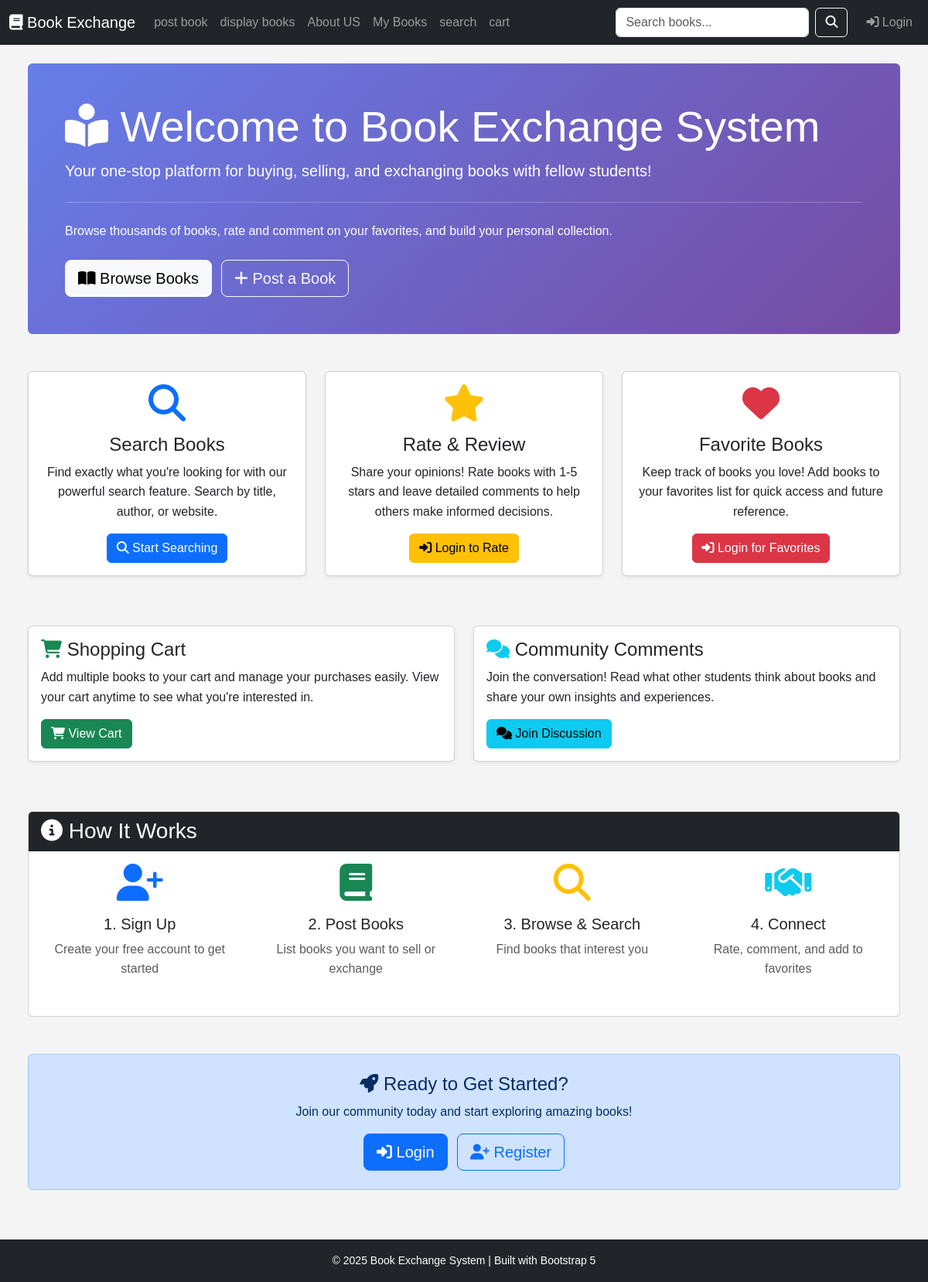
The page / on the database its author committed.
### bookMng/models.py (models this page shows, shortened)
class MainMenu(models.Model):
    item = models.CharField(max_length=300, unique=True)
    link = models.CharField(max_length=300, unique=True)

### bookMng/views.py (the view)
# urls.py: path("", views.index, name="index"),
def index(request):
    return render(
        request, "bookMng/index.html",
        {"item_list": MainMenu.objects.all()}
    )

### bookEx/templates/bookMng/index.html (shortened to what this page needs)
{% extends "base.html" %}
{% block content %}
<div class="container-fluid">
    <div class="jumbotron bg-primary text-white p-5 rounded mb-5">
        <h1 class="display-4"><i class="fas fa-book-reader"></i> Welcome to Book Exchange System</h1>
        <p class="lead">Your one-stop platform for buying, selling, and exchanging books with fellow students!</p>
        <hr class="my-4 bg-white">
        <p>Browse thousands of books, rate and comment on your favorites, and build your personal collection.</p>
        <div class="mt-4">
            <a class="btn btn-light btn-lg me-2" href="/displaybooks" role="button">
                <i class="fas fa-book-open"></i> Browse Books
            </a>
            <a class="btn btn-outline-light btn-lg" href="/postbook" role="button">
                <i class="fas fa-plus"></i> Post a Book
            </a>
        </div>
    </div>
    <div class="row mb-5">
        <div class="col-md-4 mb-3">
            <div class="card h-100 text-center shadow-sm">
                <div class="card-body">
                    <i class="fas fa-search fa-3x text-primary mb-3"></i>
                    <h4 class="card-title">Search Books</h4>
                    <p class="card-text">Find exactly what you're looking for with our powerful search feature. Search by title, author, or website.</p>
                    <a href="/search" class="btn btn-primary">
                        <i class="fas fa-search"></i> Start Searching
                    </a>
                </div>
            </div>
        </div>
        <div class="col-md-4 mb-3">
            <div class="card h-100 text-center shadow-sm">
                <div class="card-body">
                    <i class="fas fa-star fa-3x text-warning mb-3"></i>
                    <h4 class="card-title">Rate & Review</h4>
                    <p class="card-text">Share your opinions! Rate books with 1-5 stars and leave detailed comments to help others make informed decisions.</p>
                    {% if user.is_authenticated %}
                        <a href="/displaybooks" class="btn btn-warning">
                            <i class="fas fa-star"></i> Rate Books
                        </a>
                    {% else %}
                        <a href="{% url 'login' %}" class="btn btn-warning">
                            <i class="fas fa-sign-in-alt"></i> Login to Rate
                        </a>
                    {% endif %}
                </div>
            </div>
        </div>
        <div class="col-md-4 mb-3">
            <div class="card h-100 text-center shadow-sm">
                <div class="card-body">
                    <i class="fas fa-heart fa-3x text-danger mb-3"></i>
                    <h4 class="card-title">Favorite Books</h4>
                    <p class="card-text">Keep track of books you love! Add books to your favorites list for quick access and future reference.</p>
                    {% if user.is_authenticated %}
                        <a href="{% url 'favorites_list' %}" class="btn btn-danger">
                            <i class="fas fa-heart"></i> My Favorites
                        </a>
                    {% else %}
                        <a href="{% url 'login' %}" class="btn btn-danger">
                            <i class="fas fa-sign-in-alt"></i> Login for Favorites
                        </a>
                    {% endif %}
                </div>
            </div>
        </div>
    </div>
    <div class="row mb-5">
        <div class="col-md-6 mb-3">
            <div class="card shadow-sm">
                <div class="card-body">
                    <h4><i class="fas fa-shopping-cart text-success"></i> Shopping Cart</h4>
                    <p>Add multiple books to your cart and manage your purchases easily. View your cart anytime to see what you're interested in.</p>
                    <a href="/cart" class="btn btn-success">
                        <i class="fas fa-shopping-cart"></i> View Cart
                    </a>
                </div>
            </div>
        </div>
        <div class="col-md-6 mb-3">
            <div class="card shadow-sm">
                <div class="card-body">
                    <h4><i class="fas fa-comments text-info"></i> Community Comments</h4>
                    <p>Join the conversation! Read what other students think about books and share your own insights and experiences.</p>
                    <a href="/displaybooks" class="btn btn-info">
                        <i class="fas fa-comments"></i> Join Discussion
                    </a>
                </div>
            </div>
        </div>
    </div>
    <div class="card mb-5">
        <div class="card-header bg-dark text-white">
            <h3 class="mb-0"><i class="fas fa-info-circle"></i> How It Works</h3>
        </div>
        <div class="card-body">
            <div class="row">
                <div class="col-md-3 text-center mb-3">
                    <div class="mb-3">
                        <i class="fas fa-user-plus fa-3x text-primary"></i>
                    </div>
                    <h5>1. Sign Up</h5>
                    <p class="text-muted">Create your free account to get started</p>
                </div>
                <div class="col-md-3 text-center mb-3">
                    <div class="mb-3">
                        <i class="fas fa-book fa-3x text-success"></i>
                    </div>
                    <h5>2. Post Books</h5>
                    <p class="text-muted">List books you want to sell or exchange</p>
                </div>
                <div class="col-md-3 text-center mb-3">
                    <div class="mb-3">
                        <i class="fas fa-search fa-3x text-warning"></i>
                    </div>
                    <h5>3. Browse & Search</h5>
                    <p class="text-muted">Find books that interest you</p>
                </div>
                <div class="col-md-3 text-center mb-3">
                    <div class="mb-3">
                        <i class="fas fa-handshake fa-3x text-info"></i>
                    </div>
                    <h5>4. Connect</h5>
                    <p class="text-muted">Rate, comment, and add to favorites</p>
                </div>
            </div>
        </div>
    </div>
    {% if not user.is_authenticated %}
    <div class="alert alert-primary text-center py-4">
        <h4><i class="fas fa-rocket"></i> Ready to Get Started?</h4>
        <p>Join our community today and start exploring amazing books!</p>
        <a href="{% url 'login' %}" class="btn btn-primary btn-lg me-2">
            <i class="fas fa-sign-in-alt"></i> Login
        </a>
        <a href="#" class="btn btn-outline-primary btn-lg">
            <i class="fas fa-user-plus"></i> Register
        </a>
    </div>
    {% endif %}
</div>
{% endblock content %}

### bookEx/templates/base.html (shortened to what this page needs)
{% load static %}
<!DOCTYPE html>
<html lang="en">
<head>
    <link href="https://cdn.jsdelivr.net/npm/bootstrap@5.3.0/dist/css/bootstrap.min.css" rel="stylesheet">
    <link rel="stylesheet" href="https://cdnjs.cloudflare.com/ajax/libs/font-awesome/6.4.0/css/all.min.css">
    <link rel="stylesheet" href="{% static 'base.css' %}" type="text/css">
</head>
<body>
    <nav class="navbar navbar-expand-lg navbar-dark bg-dark">
        <div class="container-fluid">
            <a class="navbar-brand" href="/">
                <i class="fas fa-book"></i> Book Exchange
            </a>
            <div class="collapse navbar-collapse" id="navbarNav">
                <ul class="navbar-nav me-auto">
                    {% block navbar %}
                        {% for item in item_list %}
                            <li class="nav-item">
                                <a class="nav-link" href="{{ item.link }}">{{ item.item }}</a>
                            </li>
                        {% endfor %}
                    {% endblock navbar %}
                </ul>
                <form class="d-flex me-3" method="get" action="{% url 'search' %}">
                    <input class="form-control me-2" type="search" name="q" placeholder="Search books..." style="width: 250px;">
                    <button class="btn btn-outline-light" type="submit">
                        <i class="fas fa-search"></i>
                    </button>
                </form>
                <ul class="navbar-nav">
                    {% if user.is_authenticated %}
                        <li class="nav-item dropdown">
                            <a class="nav-link dropdown-toggle" href="#" role="button" data-bs-toggle="dropdown">
                                <i class="fas fa-user"></i> {{ user.username }}
                            </a>
                            <ul class="dropdown-menu dropdown-menu-end">
                                <li><a class="dropdown-item" href="/mybooks"><i class="fas fa-book-open"></i> My Books</a></li>
                                <li><a class="dropdown-item" href="{% url 'favorites_list' %}"><i class="fas fa-heart"></i> Favorites</a></li>
                                <li><a class="dropdown-item" href="/cart"><i class="fas fa-shopping-cart"></i> Cart</a></li>
                                <li><hr class="dropdown-divider"></li>
                                <li>
                                    <form action="{% url 'logout' %}?next=/" method="post" class="px-3">
                                        {% csrf_token %}
                                        <button type="submit" class="btn btn-sm btn-danger w-100">
                                            <i class="fas fa-sign-out-alt"></i> Logout
                                        </button>
                                    </form>
                                </li>
                            </ul>
                        </li>
                    {% else %}
                        <li class="nav-item">
                            <a class="nav-link" href="{% url 'login' %}?next=/">
                                <i class="fas fa-sign-in-alt"></i> Login
                            </a>
                        </li>
                    {% endif %}
                </ul>
            </div>
        </div>
    </nav>
    <div class="container-fluid mt-4">
        <div class="row">
            <main class="col-md-{% if show_sidebar %}10{% else %}12{% endif %} ms-sm-auto px-md-4">
                {% block content %}{% endblock content %}
            </main>
        </div>
    </div>
    <footer class="bg-dark text-white text-center py-3 mt-5">
        <p class="mb-0">&copy; 2025 Book Exchange System | Built with Bootstrap 5</p>
    </footer>
</body>
</html>

### bookEx/static/base.css (style rules this page uses)
* { margin: 0; padding: 0; box-sizing: border-box; }
body { font-family: Arial, sans-serif; line-height: 1.6; background-color: #f4f4f4; color: #333; }
footer { background: #333; color: white; text-align: center; padding: 10px 0; margin-top: 20px; }
footer p { font-size: 14px; }

### bookEx/templates/bookMng/index.html (style rules this page uses)
.jumbotron { background: linear-gradient(135deg, #667eea 0%, #764ba2 100%); }

### rows shown on the page
MainMenu: item "post book"
MainMenu: item "display books"
MainMenu: item "About US"
MainMenu: item "My Books"
MainMenu: item "search"
MainMenu: item "cart"
